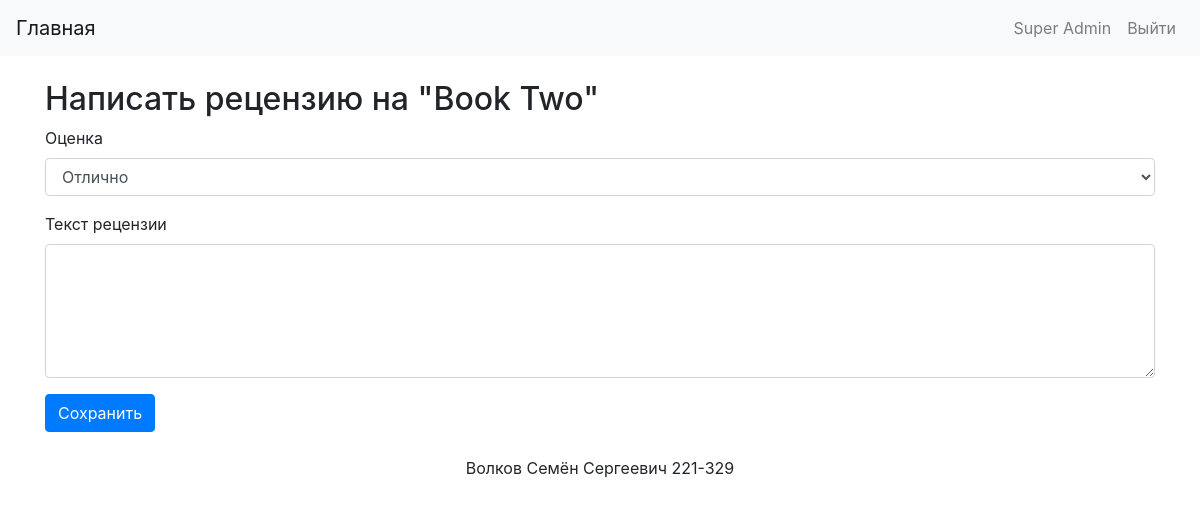
/review/add/2 (signed in), run on the app's committed database.
### app/models.py (models this page shows, shortened)
class User(UserMixin, db.Model):
    id = db.Column(db.Integer, primary_key=True)
    username = db.Column(db.String(64), unique=True, nullable=False)
    password_hash = db.Column(db.String(128), nullable=False)
    last_name = db.Column(db.String(64), nullable=False)
    first_name = db.Column(db.String(64), nullable=False)
    middle_name = db.Column(db.String(64), nullable=True)  # Отчество
    role_id = db.Column(db.Integer, db.ForeignKey('role.id'), nullable=False)
    role = db.relationship('Role', backref=db.backref('users', lazy=True))
    reviews = db.relationship('Review', back_populates='user')

class Book(db.Model):
    id = db.Column(db.Integer, primary_key=True)
    title = db.Column(db.String(128), nullable=False)
    description = db.Column(db.Text, nullable=False)
    year = db.Column(db.Integer, nullable=False)
    publisher = db.Column(db.String(128), nullable=False)
    author = db.Column(db.String(128), nullable=False)
    volume = db.Column(db.Integer, nullable=False)
    cover_id = db.Column(db.Integer, db.ForeignKey('cover.id'), nullable=False)
    cover = db.relationship('Cover', backref=db.backref('books', lazy=True))
    genres = db.relationship('Genre', secondary='book_genre', backref=db.backref('books', lazy='dynamic'))
    reviews = db.relationship('Review', back_populates='book', cascade="all, delete-orphan")

### app/routes.py (the view, shortened to what this page needs)
@bp.route('/review/add/<int:book_id>', methods=['GET', 'POST'])
@login_required
def add_review(book_id):
    book = Book.query.get_or_404(book_id)
    user_review = Review.query.filter_by(user_id=current_user.id, book_id=book_id).first()
    if user_review:
        flash('Вы уже оставили рецензию на эту книгу.', 'warning')
        return redirect(url_for('main.view_book', book_id=book_id))
    return render_template('review_form.html', title='Написать рецензию', book=book)

### app/__init__.py (called while the page is built)
@login_manager.user_loader
def load_user(user_id):
    return User.query.get(int(user_id))

### app/templates/review_form.html (shortened to what this page needs)
{% extends "base.html" %}
{% block content %}
<h2>Написать рецензию на "{{ book.title }}"</h2>
<form method="POST">
    <div class="form-group">
        <label for="rating">Оценка</label>
        <select class="form-control" id="rating" name="rating">
            <option value="5">Отлично</option>
        </select>
    </div>
    <div class="form-group">
        <label for="text">Текст рецензии</label>
        <textarea class="form-control" id="text" name="text" rows="5"></textarea>
    </div>
    <button type="submit" class="btn btn-primary">Сохранить</button>
</form>
{% endblock %}

### app/templates/base.html (shortened to what this page needs)
<!DOCTYPE html>
<html lang="en">
<head>
    <link rel="stylesheet" href="https://maxcdn.bootstrapcdn.com/bootstrap/4.5.2/css/bootstrap.min.css">
</head>
<body>
    <nav class="navbar navbar-expand-lg navbar-light bg-light">
        <a class="navbar-brand" href="{{ url_for('main.index') }}">Главная</a>
        <div class="collapse navbar-collapse">
            <ul class="navbar-nav ml-auto">
                {% if current_user.is_authenticated %}
                    <li class="nav-item">
                        <span class="nav-link">{{ current_user.first_name }} {{ current_user.last_name }}</span>
                    </li>
                    <li class="nav-item">
                        <a class="nav-link" href="{{ url_for('main.logout') }}">Выйти</a>
                    </li>
                {% else %}
                    <li class="nav-item">
                        <a class="nav-link" href="{{ url_for('main.login') }}">Войти</a>
                    </li>
                {% endif %}
            </ul>
        </div>
    </nav>
    <div class="container mt-4">
        {% block content %}{% endblock %}
    </div>
    <footer class="text-center mt-4">
        <p>Волков Семён Сергеевич 221-329</p>
    </footer>
</body>
</html>

### data on the page
User: first_name "Super", last_name "Admin"
Book: title "Book Two"
